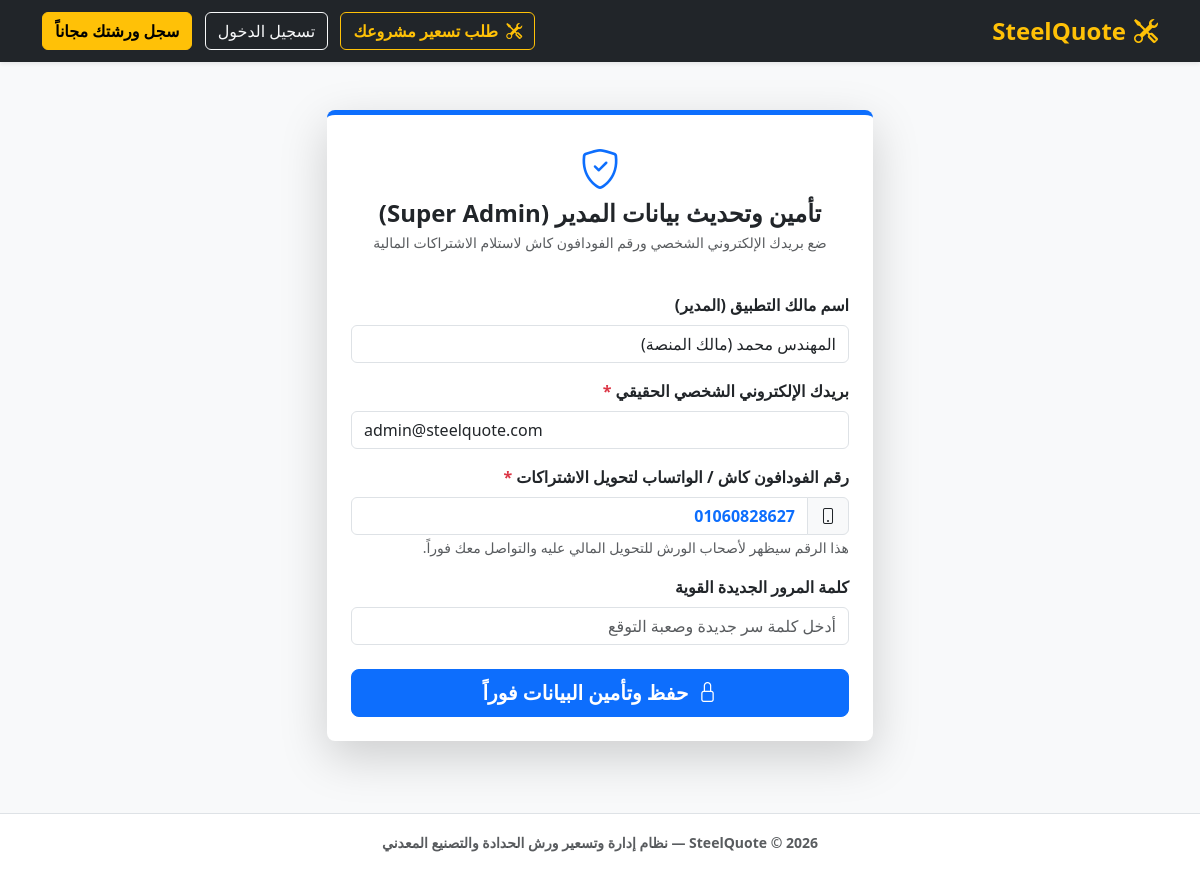
Screenshot of /update_admin.php with the database file from the repository.
### tables this page shows
CREATE TABLE `users` (
  `id` INT AUTO_INCREMENT PRIMARY KEY,
  `role` ENUM('user', 'admin') NOT NULL DEFAULT 'user',
  `name` VARCHAR(255) NOT NULL,
  `email` VARCHAR(100) NOT NULL UNIQUE,
  `password` VARCHAR(255) NOT NULL,
  `workshop_name` VARCHAR(255) NOT NULL,
  `phone` VARCHAR(50) DEFAULT NULL,
  `address` TEXT DEFAULT NULL,
  `logo` VARCHAR(255) DEFAULT NULL,
  `commercial_reg` VARCHAR(100) DEFAULT NULL,
  `subscription_status` ENUM('trial', 'active', 'expired', 'suspended') DEFAULT 'trial',
  `trial_ends_at` DATE DEFAULT NULL,
  `created_at` TIMESTAMP DEFAULT CURRENT_TIMESTAMP
);

### includes/functions.php (called while the page is built, shortened)
<?php
function clean($v) {
    return htmlspecialchars(trim((string)$v), ENT_QUOTES, 'UTF-8');
}

### update_admin.php (the view, shortened to what this page needs)
<?php
require_once 'includes/functions.php';
$stmt = $pdo->prepare("SELECT * FROM users WHERE role = 'admin' LIMIT 1");
$stmt->execute();
$current_admin = $stmt->fetch();
include 'includes/header.php';
?>
<div class="row justify-content-center py-4">
    <div class="col-md-6">
        <div class="card shadow-lg p-4 border-0 border-top border-primary border-5">
            <div class="text-center mb-4">
                <div class="fs-1 text-primary"><i class="bi bi-shield-check"></i></div>
                <h4 class="fw-bold text-dark mb-1">تأمين وتحديث بيانات المدير (Super Admin)</h4>
                <p class="text-muted small">ضع بريدك الإلكتروني الشخصي ورقم الفودافون كاش لاستلام الاشتراكات المالية</p>
            </div>
            <form method="POST">
                <div class="mb-3">
                    <label class="form-label fw-bold">اسم مالك التطبيق (المدير)</label>
                    <input type="text" name="name" class="form-control" placeholder="مثال: المهندس محمد" value="<?= clean($current_admin['name'] ?? 'المهندس محمد (مالك المنصة)') ?>" required>
                </div>
                <div class="mb-3">
                    <label class="form-label fw-bold">بريدك الإلكتروني الشخصي الحقيقي <span class="text-danger">*</span></label>
                    <input type="email" name="email" class="form-control" placeholder="your-email@gmail.com" value="<?= clean($current_admin['email'] ?? '') ?>" required>
                </div>
                <div class="mb-3">
                    <label class="form-label fw-bold">رقم الفودافون كاش / الواتساب لتحويل الاشتراكات <span class="text-danger">*</span></label>
                    <div class="input-group">
                        <span class="input-group-text"><i class="bi bi-phone"></i></span>
                        <input type="text" name="phone" class="form-control fw-bold text-primary" placeholder="01060828627" value="<?= clean($current_admin['phone'] ?? '01060828627') ?>" required>
                    </div>
                    <small class="text-muted">هذا الرقم سيظهر لأصحاب الورش للتحويل المالي عليه والتواصل معك فوراً.</small>
                </div>
                <div class="mb-3">
                    <label class="form-label fw-bold">كلمة المرور الجديدة القوية</label>
                    <input type="password" name="password" class="form-control" placeholder="أدخل كلمة سر جديدة وصعبة التوقع">
                </div>
                <div class="d-grid mt-4">
                    <button type="submit" class="btn btn-primary btn-lg fw-bold"><i class="bi bi-lock me-1"></i> حفظ وتأمين البيانات فوراً</button>
                </div>
            </form>
        </div>
    </div>
</div>
<?php include 'includes/footer.php'; ?>

### assets/css/style.css (style rules this page uses)
.card { border: none; border-radius: 0.5rem; box-shadow: 0 0.125rem 0.25rem rgba(0, 0, 0, 0.075); }

### rows the page displays
users: name "المهندس محمد (مالك المنصة)", email "admin@steelquote.com", phone "01060828627"
